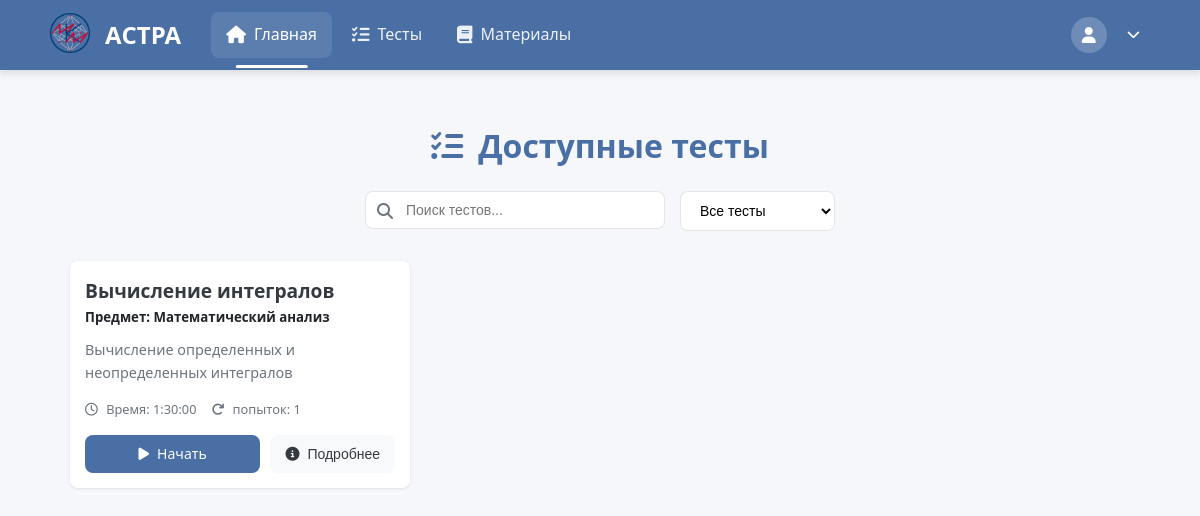
The app's page /TestsSolving/ (signed in), older data.
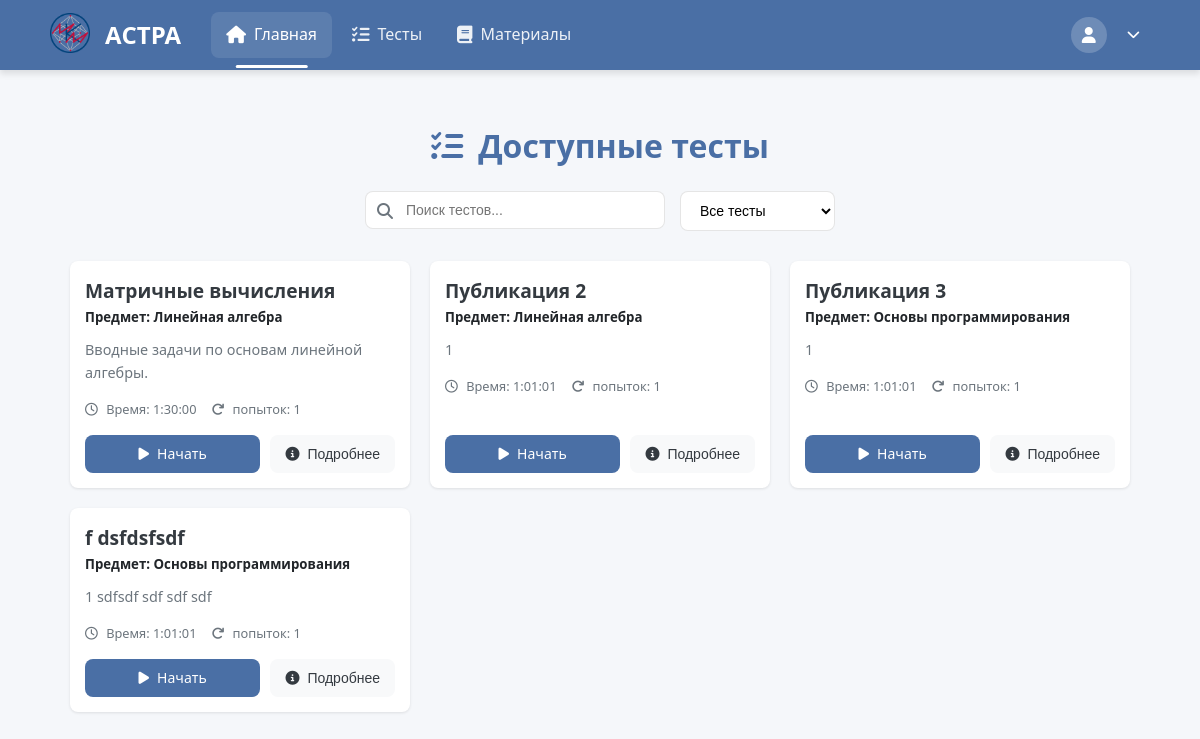
The same page, newer data.
### create_tests/models.py (models this page shows, shortened)
class AboutTest(models.Model):
    objects = None
    name_tests = models.CharField(max_length=255, blank=False)  # Название теста
    time_to_solution = models.DurationField(default=timedelta(hours=1, minutes=30))
    name_slug_tests = models.SlugField(max_length=255, unique=True, db_index=True, verbose_name="URL")  # Слаг имени
    num_of_attempts = models.IntegerField(blank=True, default=1)  # Количество попыток для решения
    type_of_result = models.IntegerField(blank=True, default=1)  # Тип возвращаемого результата
    description = models.CharField(max_length=150, default="", blank=True)
    is_published = models.IntegerField(default=0)
    is_done = models.IntegerField(default=1)
    subj = models.ForeignKey(Subjects,
                             on_delete=models.PROTECT,
                             default=1)
    expressions = models.ManyToManyField(AboutExpressions)

class Subjects(models.Model):
    name = models.CharField(max_length=100, unique=True, default="Другое")
    def __str__(self):
        return self.name

### solving_tests/views.py (the view)
# urls.py: path('', views.list_test, name='list_test'),
@login_required
@role_required(['student', 'admin'])
def list_test(request):
    published_info = PublishedGroup.objects.all()
    tests = AboutTest.objects.all()
    return render(request, 'solving_tests/test_selection.html', {'tests': tests,
                                                                                    'published_info': published_info})

### users/context_processors.py (called while the page is built)
def user_role(request):
    if request.user.is_authenticated:
        return {'user_role': request.user.role}
    return {}

### solving_tests/templates/solving_tests/test_selection.html (shortened to what this page needs)
{% extends 'solving_tests/header.html' %}
{% load static %}
{% block extra_css %}
    <link rel="stylesheet" href="{% static 'css/test_selection.css' %}">
    <link rel="stylesheet" href="https://cdnjs.cloudflare.com/ajax/libs/font-awesome/6.4.0/css/all.min.css">
{% endblock %}
{% block content %}
<div class="test-selection-container">
    <div class="page-header">
        <h1><i class="fas fa-tasks"></i> Доступные тесты</h1>
        <div class="search-filter">
            <div class="search-box">
                <i class="fas fa-search"></i>
                <input type="text" id="testSearch" placeholder="Поиск тестов...">
            </div>
            <div class="filter-box">
                <select id="testFilter">
                    <option value="all">Все тесты</option>
                </select>
            </div>
        </div>
    </div>
    <div class="tests-grid">
        {% for test in tests %}
        <div class="test-card" data-id="{{ test.id }}" data-completed="{% if test.completed %}true{% else %}false{% endif %}" data-new="{% if test.is_new %}true{% else %}false{% endif %}">
            <div class="test-body">
                <h3 class="test-title">
                    <a href="{{ test.name_slug_tests }}">{{ test.name_tests }}</a>
                </h3>
                <h5>Предмет: {{ test.subj }}</h5>
                {% if test.description %}
                    <p class="test-description">{{ test.description|truncatechars:150 }}</p>
                {% endif %}
                <div class="test-meta">
                    <span><i class="far fa-clock"></i> Время: {{ test.time_to_solution }}</span>
                    <span><i class="fas fa-redo"></i> {% if test.num_of_attempts == 0 %}Количество попыток не ограниченно{% else %}попыток: {{ test.num_of_attempts }}{% endif %}</span>
                </div>
            </div>
            <div class="test-footer">
                <a href="{{ test.name_slug_tests }}" class="btn start-btn">
                    {% if test.completed %}
                    <i class="fas fa-redo"></i> Повторить
                    {% else %}
                    <i class="fas fa-play"></i> Начать
                    {% endif %}
                </a>
                <button class="btn info-btn" data-test-id="{{ test.id }}">
                    <i class="fas fa-info-circle"></i> Подробнее
                </button>
            </div>
        </div>
        {% empty %}
        <div class="empty-state">
            <i class="fas fa-tasks fa-3x"></i>
            <h3>Нет доступных тестов</h3>
            <p>В настоящее время для вас нет доступных тестов.</p>
        </div>
        {% endfor %}
    </div>
</div>
{% endblock %}

Row changes from the older to the newer data that the page shows:
removed AboutTest: name_tests "Вычисление интегралов", subj "Математический анализ", description "Вычисление определенных и неопределенных интегралов", time_to_solution "1:30:00", num_of_attempts "1"
added AboutTest: name_tests "Матричные вычисления", subj "Линейная алгебра", description "Вводные задачи по основам линейной алгебры.", time_to_solution "1:30:00", num_of_attempts "1"
added AboutTest: name_tests "Публикация 2", subj "Линейная алгебра", description "1", time_to_solution "1:01:01", num_of_attempts "1"
added AboutTest: name_tests "Публикация 3", subj "Основы программирования", description "1", time_to_solution "1:01:01", num_of_attempts "1"
added AboutTest: name_tests "f dsfdsfsdf", subj "Основы программирования", description "1 sdfsdf sdf sdf sdf", time_to_solution "1:01:01", num_of_attempts "1"
